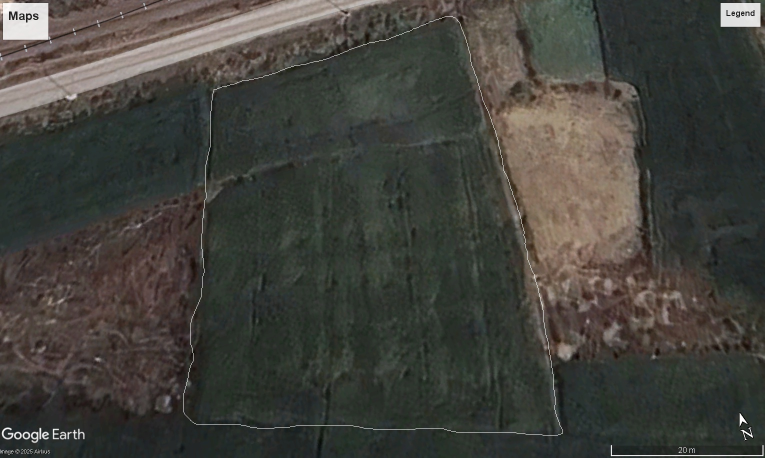
#> input picture jais_farm.jpg, 1529 x 915 px, found by its file name (shown at 1/2 size)
$ python zone_optimizer_real_legacy.py
#> lines starting #> are read from the running program, lines starting #| are printed output that depends on the picture
import cv2
import numpy as np
import matplotlib.pyplot as plt
from matplotlib.colors import ListedColormap
from sklearn.cluster import KMeans
import urllib.request
import json
import os

# ==========================================
# CONFIGURATION
# ==========================================
image_path = r"jais_farm.jpg"  # Ensure this file exists
lat = 26.9157
lon = 70.9083
force_k = 3  # Set to None to use interactive picking

# ==========================================
# STEP 1: LOAD AND PREPROCESS IMAGE
# ==========================================
print(f"Loading image: {image_path}...")
if not os.path.exists(image_path):
    # Create a synthetic image if file is missing (For testing)
    print("Image not found. Generating synthetic test data...")
    h, w = 500, 500
    img = np.zeros((h, w), dtype=np.uint8)
    cv2.circle(img, (150, 150), 100, 200, -1) # Zone 1
    cv2.rectangle(img, (300, 0), (500, 500), 100, -1) # Zone 2
    # Add noise
    noise = np.random.normal(0, 10, img.shape).astype(np.uint8)
    img = cv2.add(img, noise)
else:
    img = cv2.imread(image_path, cv2.IMREAD_GRAYSCALE)
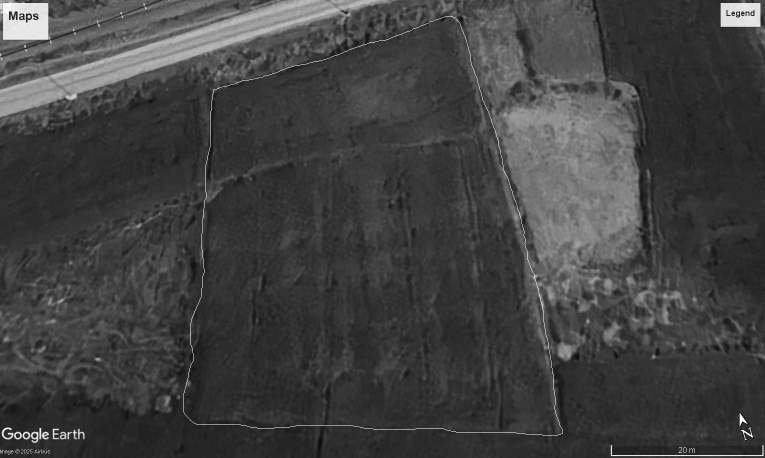
#> img: shape (915, 1529) (shown at 1/2 size); min 0, max 255, mean 65.3

# Resize for speed optimization during clustering
height, width = img.shape
#> height = 915; width = 1529
if width > 800:
    scale_percent = 800 / width
#> scale_percent = 0.523
    width = int(width * scale_percent)
#> width = 800
    height = int(height * scale_percent)
#> height = 478
    img = cv2.resize(img, (width, height))
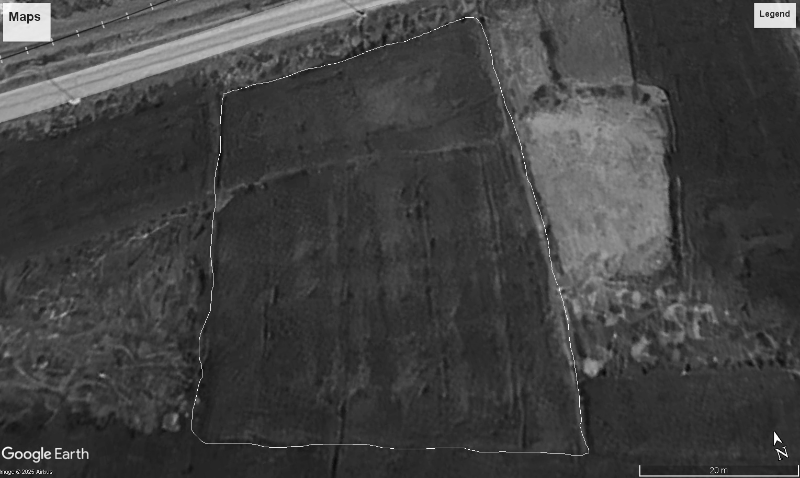
#> img: shape (478, 800); min 1, max 255, mean 65.2

# Flatten image for K-Means
pixel_values = img.reshape((-1, 1))
pixel_values = np.float32(pixel_values)

# ==========================================
# STEP 2: ELBOW METHOD ANALYSIS
# ==========================================
print("Running Elbow Analysis...")
wcss = []
K_range = range(1, 10)

for k in K_range:
    kmeans = KMeans(n_clusters=k, init='k-means++', random_state=42, n_init=10)
    kmeans.fit(pixel_values)
    wcss.append(kmeans.inertia_)
#> after the loop, wcss = [396926016, 116414312, 64729252, 38542476, 25970028, 16771514, 12304953, 9730691, 7612410]

# Plot and Save Elbow Graph for the Paper
plt.figure(figsize=(8, 5))
plt.plot(K_range, wcss, 'bo-', linewidth=2, markersize=8)
plt.title('Elbow Method for Optimal Zone Detection', fontsize=14)
plt.xlabel('Number of Clusters (k)', fontsize=12)
plt.ylabel('Within-Cluster Sum of Squares (WCSS)', fontsize=12)
plt.grid(True, linestyle='--', alpha=0.7)
plt.savefig('elbow_real.pdf', dpi=300) # Save as PDF for LaTeX
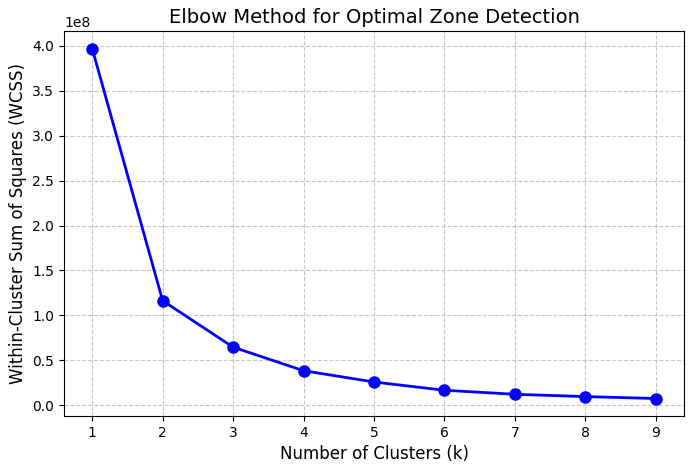
#> figure drawn by matplotlib, 1 panel
plt.close()

# ==========================================
# STEP 3: CLUSTERING & ZONING
# ==========================================
optimal_k = force_k if force_k else 3
print(f"Applying K-Means with k={optimal_k}...")

kmeans = KMeans(n_clusters=optimal_k, random_state=42, n_init=10)
labels = kmeans.fit_predict(pixel_values)
clustered_img = labels.reshape(img.shape)
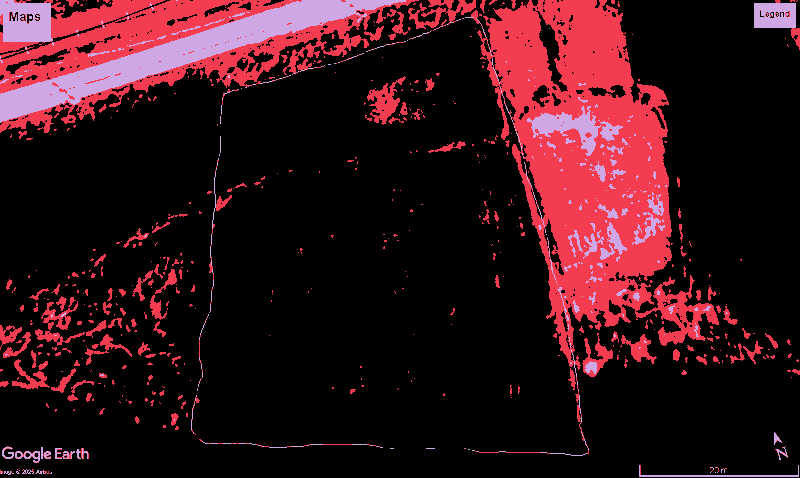
#> clustered_img: shape (478, 800) int32; 3 distinct labels, from 0 to 2; one colour per label, 0 black

# ==========================================
# STEP 4: WEATHER INTEGRATION & RECOMMENDATION
# ==========================================
def get_rain_forecast(lat, lon):
    try:
        url = f"https://api.open-meteo.com/v1/forecast?latitude={lat}&longitude={lon}&daily=precipitation_sum&timezone=auto"
#> (the run stopped early here; a loop or call above may not have finished)
